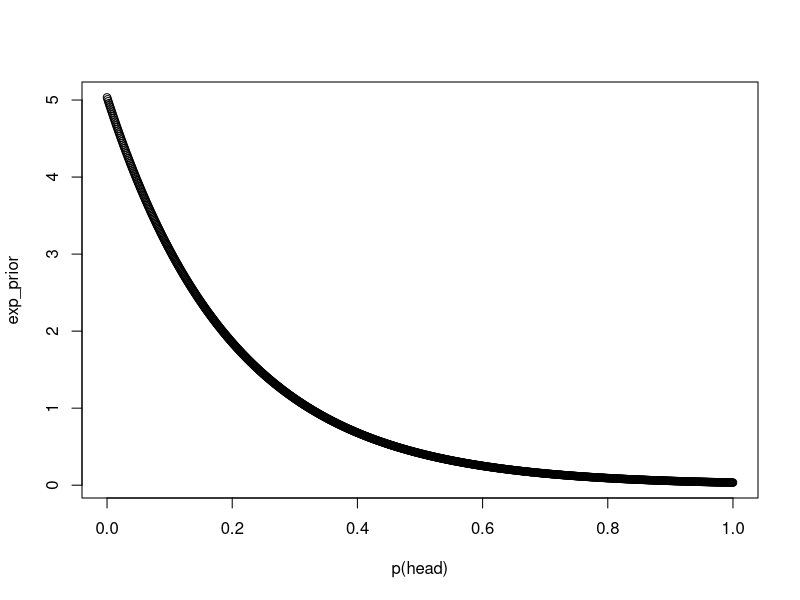
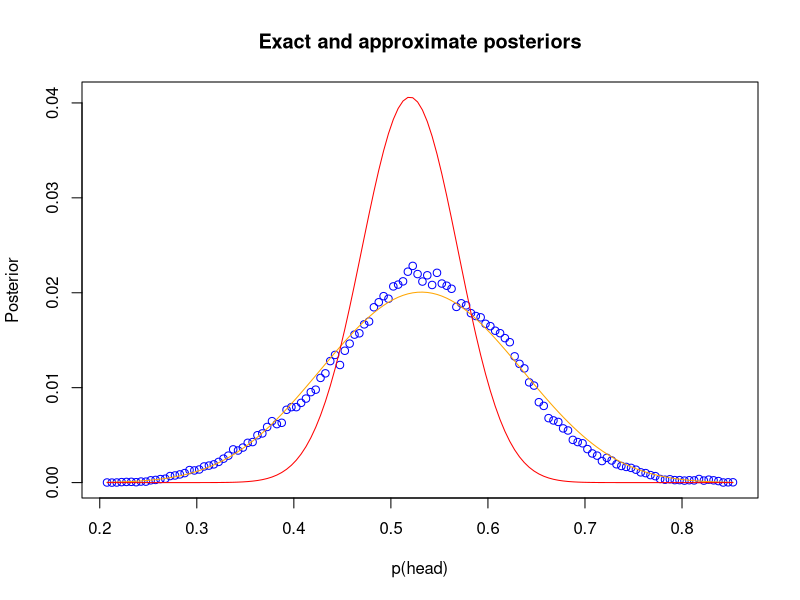
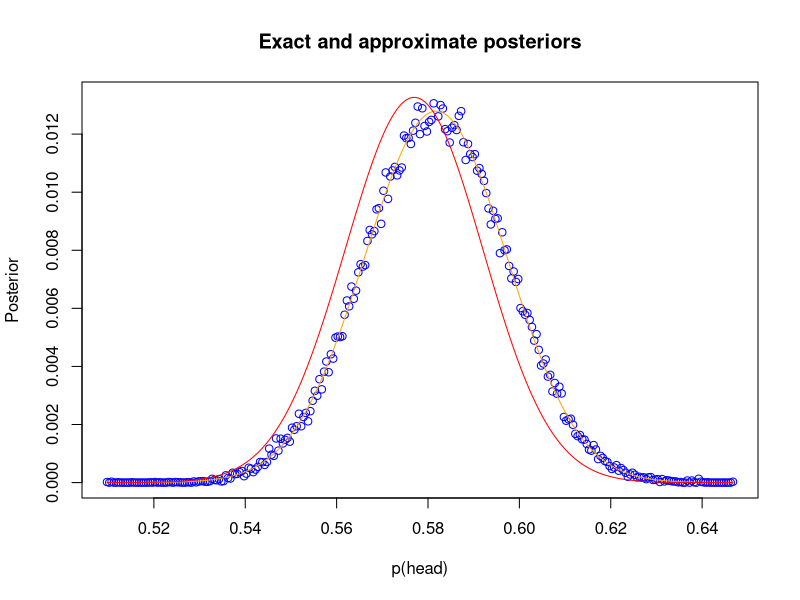

The R script that drew these images, in order:
## ---- chunk 1
p_head <- seq(0, 1, 0.001)
plot(p_head, dexp(p_head, rate=5) / 0.9932621, ylab="exp_prior", xlab="p(head)")
## ---- chunk 2
new_heads_obs <- 14
new_tails_obs <- 10
bp_alpha <- 40
bp_beta <- 40
## ---- chunk 3
generate_metropolis_posteriors <- function(new_heads, new_tails) {
  piOld <- 0.5
  
  numIterations <- 100000
  posteriorDist <- vector()
  
  for(i in 1:numIterations) {
  	# exponential decay prior
  	pOld <- dexp(piOld, rate=5) / 0.9932621 * dbinom(new_heads, new_heads + new_tails, piOld)
  	
  	piNew <- piOld + rnorm(1, 0, sd =0.01);
  	
  	if(piNew > 1) 
  		piNew <- 1;
  	
  	if(piNew < 0) 
  		piNew <- 0;
  		
  	pNew <- dexp(piNew, rate=5) / 0.9932621 * dbinom(new_heads, new_heads + new_tails, piNew)
  	
  	ratio <- pNew / pOld
  	
  	if(ratio > 1 || ratio >= runif(1)) 
  		piOld = piNew;
  		
  	posteriorDist[i] = piOld;	
  }
  return(posteriorDist)
}
## ---- chunk 4
generate_grid_posteriors <- function(xVals, new_heads, new_tails) {

  posteriorDist <- vector(length=length(xVals))

  for(i in 1:length(xVals)) {
  	# exponential decay prior
  	posteriorDist[i] <- dexp(xVals[i], rate=5) / 0.9932621 * dbinom(new_heads, new_heads + new_tails, xVals[i])
  }
  return(posteriorDist) 
} 
## ---- chunk 5
# Generate the posterior distribution, as approximated by the Metropolis algorithm.
metropolis_posteriors <- generate_metropolis_posteriors(new_heads_obs, new_tails_obs)
metropolis_hist <- hist(metropolis_posteriors, breaks=200, plot=FALSE)
# Generate the posterior distribution, as determined by grid approximation.
grid_posteriors <- generate_grid_posteriors(metropolis_hist$mids, new_heads_obs, new_tails_obs)
# Generate the posterior distribution, as determined by a beta prior distribution.
beta_posteriors <- dbeta(metropolis_hist$mids, bp_alpha+new_heads_obs, bp_beta+new_tails_obs)
# Plot the posterior curves for each for comparison.
# Normalized metropolitan
plot(metropolis_hist$mids, metropolis_hist$counts/length(metropolis_posteriors), main="Exact and approximate posteriors", col="blue", ylim=c(0, max(beta_posteriors/sum(beta_posteriors))), ylab="Posterior", xlab="p(head)") 
# Normalized grid approximation
lines(metropolis_hist$mids, grid_posteriors/sum(grid_posteriors), col="orange")
# Normalized exact analytical posterior
lines(metropolis_hist$mids, beta_posteriors/sum(beta_posteriors), col="red")
## ---- chunk 6
new_heads_obs <- 583
new_tails_obs <- 417
## ---- chunk 7
# Generate the posterior distribution, as approximated by the Metropolis algorithm.
metropolis_posteriors <- generate_metropolis_posteriors(new_heads_obs, new_tails_obs)
metropolis_hist <- hist(metropolis_posteriors, breaks=200, plot=FALSE)
# Generate the posterior distribution, as determined by grid approximation.
grid_posteriors <- generate_grid_posteriors(metropolis_hist$mids, new_heads_obs, new_tails_obs)
# Generate the posterior distribution, as determined by a beta prior distribution.
beta_posteriors <- dbeta(metropolis_hist$mids, bp_alpha+new_heads_obs, bp_beta+new_tails_obs)
# Plot the posterior curves for each for comparison.
# Normalized metropolitan
plot(metropolis_hist$mids, metropolis_hist$counts/length(metropolis_posteriors), main="Exact and approximate posteriors", col="blue", ylim=c(0, max(beta_posteriors/sum(beta_posteriors))), ylab="Posterior", xlab="p(head)") 
# Normalized grid approximation
lines(metropolis_hist$mids, grid_posteriors/sum(grid_posteriors), col="orange")
# Normalized exact analytical posterior
lines(metropolis_hist$mids, beta_posteriors/sum(beta_posteriors), col="red")
